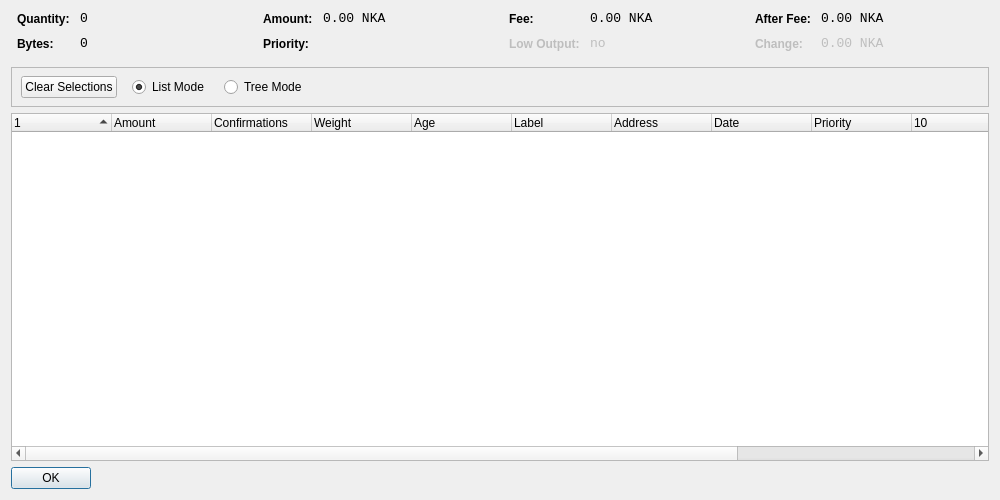
<?xml version="1.0" encoding="UTF-8"?>
<ui version="4.0">
 <class>CoinControlDialog</class>
 <widget class="QDialog" name="CoinControlDialog">
  <property name="geometry">
   <rect>
    <x>0</x>
    <y>0</y>
    <width>1000</width>
    <height>500</height>
   </rect>
  </property>
  <property name="windowTitle">
   <string>Coin Control</string>
  </property>
  <layout class="QVBoxLayout" name="verticalLayout">
   <item>
    <layout class="QHBoxLayout" name="horizontalLayoutTop" stretch="0,0,0,0">
     <property name="topMargin">
      <number>0</number>
     </property>
     <property name="bottomMargin">
      <number>10</number>
     </property>
     <item>
      <layout class="QFormLayout" name="formLayoutCoinControl1">
       <property name="horizontalSpacing">
        <number>10</number>
       </property>
       <property name="verticalSpacing">
        <number>10</number>
       </property>
       <property name="leftMargin">
        <number>6</number>
       </property>
       <property name="rightMargin">
        <number>6</number>
       </property>
       <item row="0" column="0">
        <widget class="QLabel" name="labelCoinControlQuantityText">
         <property name="styleSheet">
          <string notr="true">font-weight:bold;</string>
         </property>
         <property name="text">
          <string>Quantity:</string>
         </property>
        </widget>
       </item>
       <item row="0" column="1">
        <widget class="QLabel" name="labelCoinControlQuantity">
         <property name="font">
          <font>
           <family>Monospace</family>
           <pointsize>10</pointsize>
          </font>
         </property>
         <property name="cursor">
          <cursorShape>IBeamCursor</cursorShape>
         </property>
         <property name="contextMenuPolicy">
          <enum>Qt::ActionsContextMenu</enum>
         </property>
         <property name="text">
          <string>0</string>
         </property>
         <property name="textInteractionFlags">
          <set>Qt::LinksAccessibleByMouse|Qt::TextSelectableByKeyboard|Qt::TextSelectableByMouse</set>
         </property>
        </widget>
       </item>
       <item row="1" column="0">
        <widget class="QLabel" name="labelCoinControlBytesText">
         <property name="styleSheet">
          <string notr="true">font-weight:bold;</string>
         </property>
         <property name="text">
          <string>Bytes:</string>
         </property>
        </widget>
       </item>
       <item row="1" column="1">
        <widget class="QLabel" name="labelCoinControlBytes">
         <property name="font">
          <font>
           <family>Monospace</family>
           <pointsize>10</pointsize>
          </font>
         </property>
         <property name="cursor">
          <cursorShape>IBeamCursor</cursorShape>
         </property>
         <property name="contextMenuPolicy">
          <enum>Qt::ActionsContextMenu</enum>
         </property>
         <property name="text">
          <string>0</string>
         </property>
         <property name="textInteractionFlags">
          <set>Qt::LinksAccessibleByMouse|Qt::TextSelectableByKeyboard|Qt::TextSelectableByMouse</set>
         </property>
        </widget>
       </item>
      </layout>
     </item>
     <item>
      <layout class="QFormLayout" name="formLayoutCoinControl2">
       <property name="horizontalSpacing">
        <number>10</number>
       </property>
       <property name="verticalSpacing">
        <number>10</number>
       </property>
       <property name="leftMargin">
        <number>6</number>
       </property>
       <property name="rightMargin">
        <number>6</number>
       </property>
       <item row="0" column="0">
        <widget class="QLabel" name="labelCoinControlAmountText">
         <property name="styleSheet">
          <string notr="true">font-weight:bold;</string>
         </property>
         <property name="text">
          <string>Amount:</string>
         </property>
        </widget>
       </item>
       <item row="0" column="1">
        <widget class="QLabel" name="labelCoinControlAmount">
         <property name="font">
          <font>
           <family>Monospace</family>
           <pointsize>10</pointsize>
          </font>
         </property>
         <property name="cursor">
          <cursorShape>IBeamCursor</cursorShape>
         </property>
         <property name="contextMenuPolicy">
          <enum>Qt::ActionsContextMenu</enum>
         </property>
         <property name="text">
          <string>0.00 NKA</string>
         </property>
         <property name="textInteractionFlags">
          <set>Qt::LinksAccessibleByMouse|Qt::TextSelectableByKeyboard|Qt::TextSelectableByMouse</set>
         </property>
        </widget>
       </item>
       <item row="1" column="0">
        <widget class="QLabel" name="labelCoinControlPriorityText">
         <property name="styleSheet">
          <string notr="true">font-weight:bold;</string>
         </property>
         <property name="text">
          <string>Priority:</string>
         </property>
        </widget>
       </item>
       <item row="1" column="1">
        <widget class="QLabel" name="labelCoinControlPriority">
         <property name="font">
          <font>
           <family>Monospace</family>
           <pointsize>10</pointsize>
          </font>
         </property>
         <property name="cursor">
          <cursorShape>IBeamCursor</cursorShape>
         </property>
         <property name="contextMenuPolicy">
          <enum>Qt::ActionsContextMenu</enum>
         </property>
         <property name="text">
          <string/>
         </property>
         <property name="textInteractionFlags">
          <set>Qt::LinksAccessibleByMouse|Qt::TextSelectableByKeyboard|Qt::TextSelectableByMouse</set>
         </property>
        </widget>
       </item>
      </layout>
     </item>
     <item>
      <layout class="QFormLayout" name="formLayoutCoinControl3">
       <property name="horizontalSpacing">
        <number>10</number>
       </property>
       <property name="verticalSpacing">
        <number>10</number>
       </property>
       <property name="leftMargin">
        <number>6</number>
       </property>
       <property name="rightMargin">
        <number>6</number>
       </property>
       <item row="0" column="0">
        <widget class="QLabel" name="labelCoinControlFeeText">
         <property name="styleSheet">
          <string notr="true">font-weight:bold;</string>
         </property>
         <property name="text">
          <string>Fee:</string>
         </property>
        </widget>
       </item>
       <item row="0" column="1">
        <widget class="QLabel" name="labelCoinControlFee">
         <property name="font">
          <font>
           <family>Monospace</family>
           <pointsize>10</pointsize>
          </font>
         </property>
         <property name="cursor">
          <cursorShape>IBeamCursor</cursorShape>
         </property>
         <property name="contextMenuPolicy">
          <enum>Qt::ActionsContextMenu</enum>
         </property>
         <property name="text">
          <string>0.00 NKA</string>
         </property>
         <property name="textInteractionFlags">
          <set>Qt::LinksAccessibleByMouse|Qt::TextSelectableByKeyboard|Qt::TextSelectableByMouse</set>
         </property>
        </widget>
       </item>
       <item row="1" column="0">
        <widget class="QLabel" name="labelCoinControlLowOutputText">
         <property name="enabled">
          <bool>false</bool>
         </property>
         <property name="styleSheet">
          <string notr="true">font-weight:bold;</string>
         </property>
         <property name="text">
          <string>Low Output:</string>
         </property>
        </widget>
       </item>
       <item row="1" column="1">
        <widget class="QLabel" name="labelCoinControlLowOutput">
         <property name="enabled">
          <bool>false</bool>
         </property>
         <property name="font">
          <font>
           <family>Monospace</family>
           <pointsize>10</pointsize>
          </font>
         </property>
         <property name="cursor">
          <cursorShape>IBeamCursor</cursorShape>
         </property>
         <property name="contextMenuPolicy">
          <enum>Qt::ActionsContextMenu</enum>
         </property>
         <property name="text">
          <string>no</string>
         </property>
         <property name="textInteractionFlags">
          <set>Qt::LinksAccessibleByMouse|Qt::TextSelectableByKeyboard|Qt::TextSelectableByMouse</set>
         </property>
        </widget>
       </item>
      </layout>
     </item>
     <item>
      <layout class="QFormLayout" name="formLayoutCoinControl4">
       <property name="horizontalSpacing">
        <number>10</number>
       </property>
       <property name="verticalSpacing">
        <number>10</number>
       </property>
       <property name="leftMargin">
        <number>6</number>
       </property>
       <property name="rightMargin">
        <number>6</number>
       </property>
       <item row="0" column="0">
        <widget class="QLabel" name="labelCoinControlAfterFeeText">
         <property name="styleSheet">
          <string notr="true">font-weight:bold;</string>
         </property>
         <property name="text">
          <string>After Fee:</string>
         </property>
        </widget>
       </item>
       <item row="0" column="1">
        <widget class="QLabel" name="labelCoinControlAfterFee">
         <property name="font">
          <font>
           <family>Monospace</family>
           <pointsize>10</pointsize>
          </font>
         </property>
         <property name="cursor">
          <cursorShape>IBeamCursor</cursorShape>
         </property>
         <property name="contextMenuPolicy">
          <enum>Qt::ActionsContextMenu</enum>
         </property>
         <property name="text">
          <string>0.00 NKA</string>
         </property>
         <property name="textInteractionFlags">
          <set>Qt::LinksAccessibleByMouse|Qt::TextSelectableByKeyboard|Qt::TextSelectableByMouse</set>
         </property>
        </widget>
       </item>
       <item row="1" column="0">
        <widget class="QLabel" name="labelCoinControlChangeText">
         <property name="enabled">
          <bool>false</bool>
         </property>
         <property name="styleSheet">
          <string notr="true">font-weight:bold;</string>
         </property>
         <property name="text">
          <string>Change:</string>
         </property>
        </widget>
       </item>
       <item row="1" column="1">
        <widget class="QLabel" name="labelCoinControlChange">
         <property name="enabled">
          <bool>false</bool>
         </property>
         <property name="font">
          <font>
           <family>Monospace</family>
           <pointsize>10</pointsize>
          </font>
         </property>
         <property name="cursor">
          <cursorShape>IBeamCursor</cursorShape>
         </property>
         <property name="contextMenuPolicy">
          <enum>Qt::ActionsContextMenu</enum>
         </property>
         <property name="text">
          <string>0.00 NKA</string>
         </property>
         <property name="textInteractionFlags">
          <set>Qt::LinksAccessibleByMouse|Qt::TextSelectableByKeyboard|Qt::TextSelectableByMouse</set>
         </property>
        </widget>
       </item>
      </layout>
     </item>
    </layout>
   </item>
   <item>
    <widget class="QFrame" name="frame">
     <property name="minimumSize">
      <size>
       <width>0</width>
       <height>40</height>
      </size>
     </property>
     <property name="frameShape">
      <enum>QFrame::StyledPanel</enum>
     </property>
     <property name="frameShadow">
      <enum>QFrame::Sunken</enum>
     </property>
     <widget class="QWidget" name="horizontalLayoutWidget">
      <property name="geometry">
       <rect>
        <x>10</x>
        <y>0</y>
        <width>781</width>
        <height>41</height>
       </rect>
      </property>
      <layout class="QHBoxLayout" name="horizontalLayoutPanel" stretch="0,0,0,0,0">
       <property name="spacing">
        <number>15</number>
       </property>
       <item>
        <widget class="QPushButton" name="pushButtonSelectAll">
         <property name="sizePolicy">
          <sizepolicy hsizetype="Maximum" vsizetype="Fixed">
           <horstretch>0</horstretch>
           <verstretch>0</verstretch>
          </sizepolicy>
         </property>
         <property name="text">
          <string>Clear Selections</string>
         </property>
        </widget>
       </item>
	   
       <item>
        <widget class="QRadioButton" name="radioListMode">
         <property name="sizePolicy">
          <sizepolicy hsizetype="Maximum" vsizetype="Fixed">
           <horstretch>0</horstretch>
           <verstretch>0</verstretch>
          </sizepolicy>
         </property>
         <property name="text">
          <string>List Mode</string>
         </property>
         <property name="checked">
          <bool>true</bool>
         </property>
        </widget>
       </item>
	   
       <item>
        <widget class="QRadioButton" name="radioTreeMode">
         <property name="sizePolicy">
          <sizepolicy hsizetype="Maximum" vsizetype="Fixed">
           <horstretch>0</horstretch>
           <verstretch>0</verstretch>
          </sizepolicy>
         </property>
         <property name="text">
          <string>Tree Mode</string>
         </property>
        </widget>
       </item>
	   
<!--       <item>
        <widget class="QLabel" name="labelLocked">
         <property name="text">
          <string>(1 locked)</string>
         </property>
        </widget>
       </item>
-->
       <item>
        <spacer name="horizontalSpacer">
         <property name="orientation">
          <enum>Qt::Horizontal</enum>
         </property>
         <property name="sizeHint" stdset="0">
          <size>
           <width>40</width>
           <height>20</height>
          </size>
         </property>
        </spacer>
       </item>
      </layout>
     </widget>
    </widget>
   </item>
   <item>
    <widget class="CoinControlTreeWidget" name="treeWidget">
     <property name="contextMenuPolicy">
      <enum>Qt::CustomContextMenu</enum>
     </property>
     <property name="sortingEnabled">
      <bool>false</bool>
     </property>
     <property name="columnCount">
      <number>13</number>
     </property>
     <attribute name="headerShowSortIndicator" stdset="0">
      <bool>true</bool>
     </attribute>
     <attribute name="headerStretchLastSection">
      <bool>false</bool>
     </attribute>
     
	 <column>
      <property name="text">
       <string/>
      </property>
     </column>
	 
     <column>
      <property name="text">
       <string>Amount</string>
      </property>
     </column>
	 
	 <column>
      <property name="text">
       <string>Confirmations</string>
      </property>
      <property name="toolTip">
       <string>Confirmed</string>
      </property>
     </column>
	 
	 <column>
      <property name="text">
       <string>Weight</string>
      </property>
     </column>
	 
	 <column>
      <property name="text">
       <string>Age</string>
      </property>
     </column>
	 
     <column>
      <property name="text">
       <string notr="true">Label</string>
      </property>
     </column>
	 
     <column>
      <property name="text">
       <string>Address</string>
      </property>
     </column>
	 
     <column>
      <property name="text">
       <string>Date</string>
      </property>
     </column>
	 
     <column>
      <property name="text">
       <string>Priority</string>
      </property>
     </column>
	 
	 <column> 
      <property name="text"> /** age int 64 invisible **/ 
       <string/> 
      </property>
     </column>	  
	 
     <column>
      <property name="text"> <!--(invisible) TX HASH  --> 
       <string/>
      </property>
     </column>
	 
     <column>
      <property name="text"> <!--(invisible) V_OUT INDEX  --> 
       <string/>
      </property>
     </column>
	 
     <column>
      <property name="text"> <!--(invisible) AMOUNT_INT64  --> 
       <string/>
      </property>
     </column>
	 
     <column>
      <property name="text"> <!--(invisible) PRIORITY_INT64  -->
       <string/>
      </property>
     </column>
	 
    </widget>
   </item>
   <item>
    <widget class="QDialogButtonBox" name="buttonBox">
     <property name="sizePolicy">
      <sizepolicy hsizetype="Maximum" vsizetype="Fixed">
       <horstretch>0</horstretch>
       <verstretch>0</verstretch>
      </sizepolicy>
     </property>
     <property name="orientation">
      <enum>Qt::Horizontal</enum>
     </property>
     <property name="standardButtons">
      <set>QDialogButtonBox::Ok</set>
     </property>
    </widget>
   </item>
  </layout>
 </widget>
 <customwidgets>
  <customwidget>
   <class>CoinControlTreeWidget</class>
   <extends>QTreeWidget</extends>
   <header>coincontroltreewidget.h</header>
  </customwidget>
 </customwidgets>
 <resources/>
 <connections/>
</ui>
